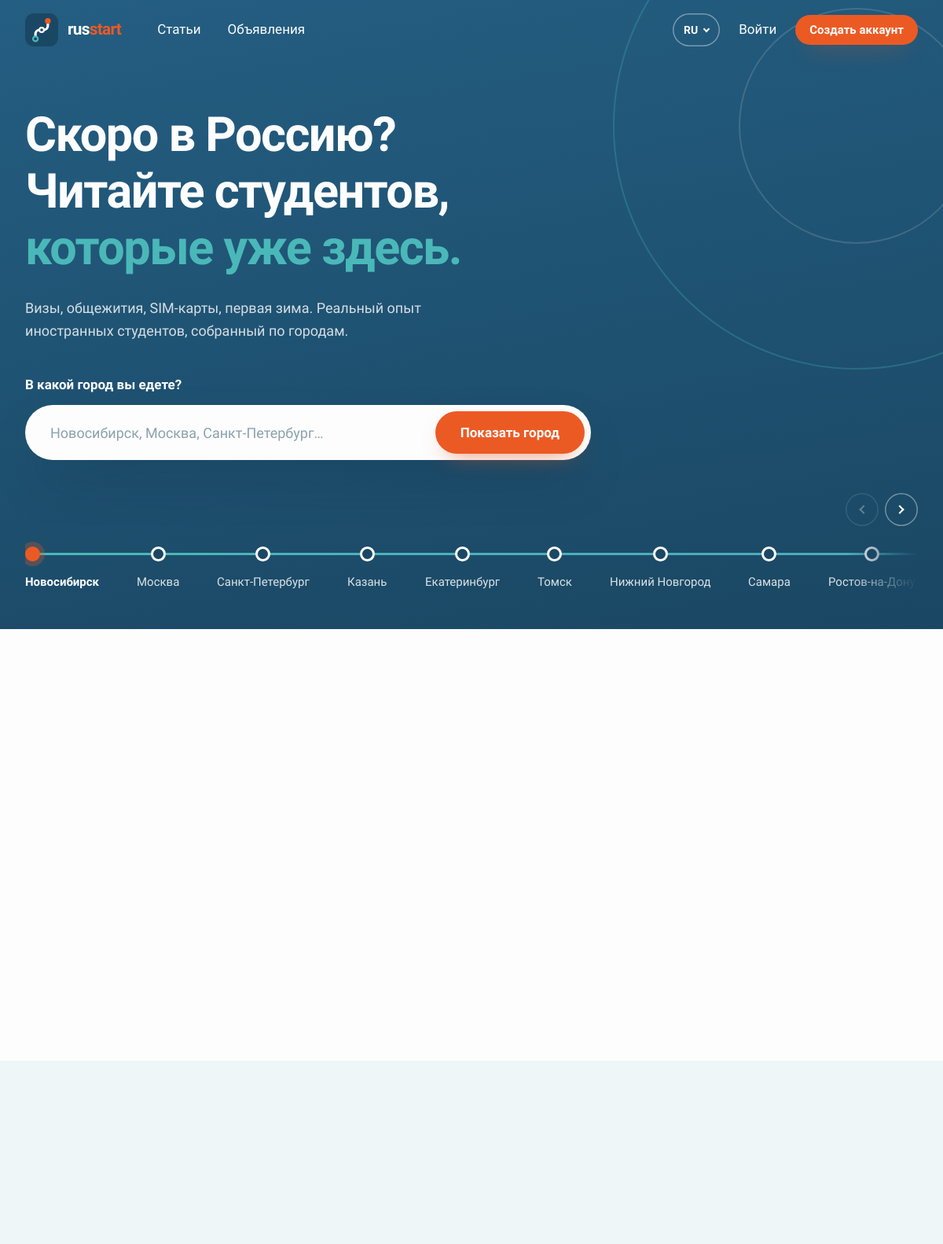
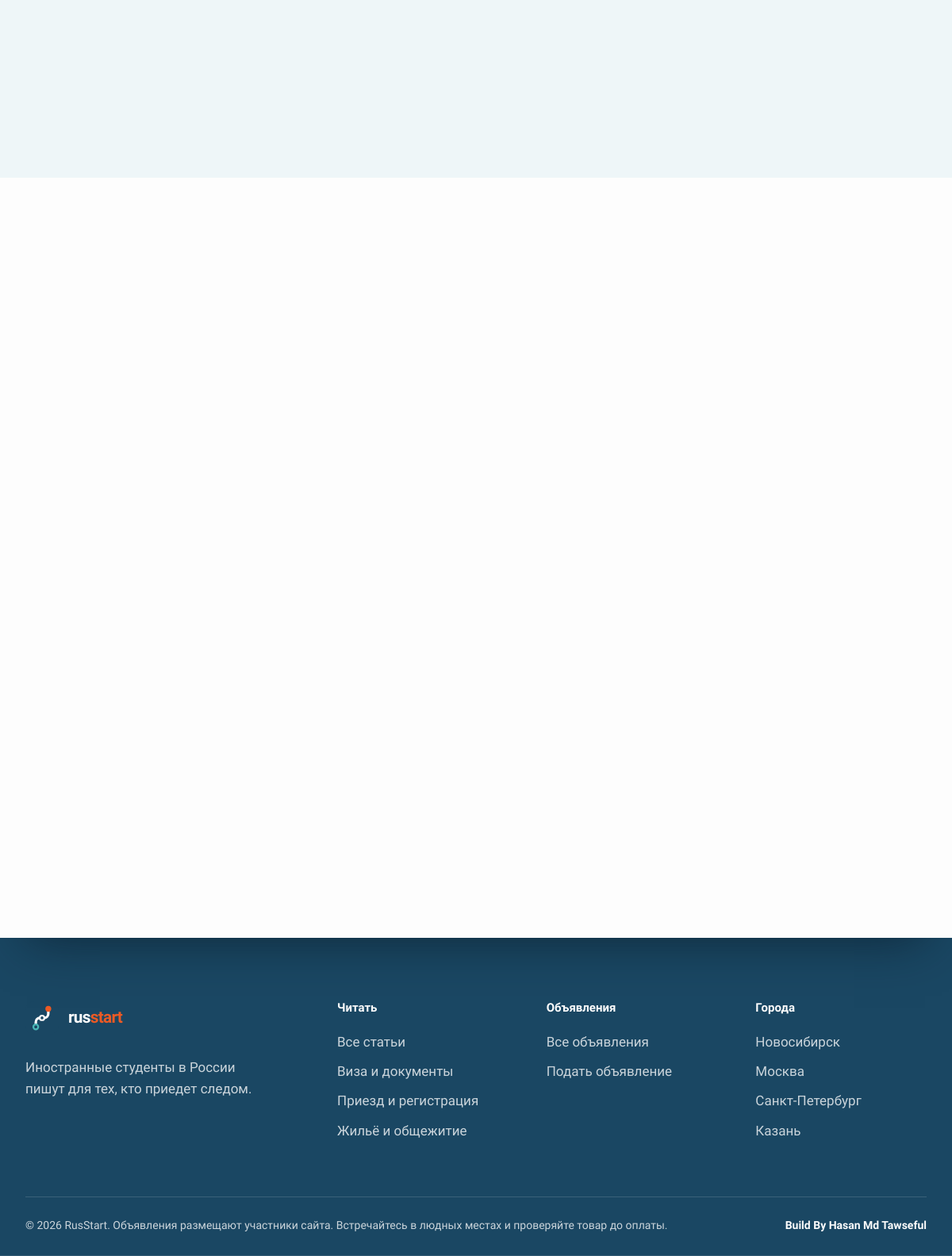
Page /ru/ on the committed database (2 pictures, top to bottom).
### tables this page shows
CREATE TABLE IF NOT EXISTS cities (
    id         INT UNSIGNED AUTO_INCREMENT PRIMARY KEY,
    name       VARCHAR(80)  NOT NULL,
    name_ru    VARCHAR(80)  NULL,
    slug       VARCHAR(100) NOT NULL UNIQUE,
    is_default TINYINT(1)   NOT NULL DEFAULT 0,
    created_at TIMESTAMP    NOT NULL DEFAULT CURRENT_TIMESTAMP
);

CREATE TABLE IF NOT EXISTS categories (
    id         INT UNSIGNED AUTO_INCREMENT PRIMARY KEY,
    type       ENUM('article','ad') NOT NULL,
    name       VARCHAR(80)  NOT NULL,
    name_ru    VARCHAR(80)  NULL,
    slug       VARCHAR(100) NOT NULL,
    is_default TINYINT(1)   NOT NULL DEFAULT 0,
    created_at TIMESTAMP    NOT NULL DEFAULT CURRENT_TIMESTAMP,
    UNIQUE KEY uq_type_slug (type, slug)
);

### app/helpers.php (called while the page is built, shortened)
<?php
function e($value): string
{
    return htmlspecialchars((string) $value, ENT_QUOTES, 'UTF-8');
}
function url(string $path = ''): string
{
    return BASE_URL . (LANG === 'ru' ? '/ru' : '') . '/' . ltrim($path, '/');
}
function base_url(string $path = ''): string
{
    return BASE_URL . '/' . ltrim($path, '/');
}
function asset(string $path): string
{
    $file = ROOT . '/assets/' . $path;
    return base_url('assets/' . $path) . '?v=' . (is_file($file) ? filemtime($file) : 1);
}
function render(string $view, array $data = []): void
{
    extract($data);
    require ROOT . "/app/views/$view.php";
    $content = ob_get_clean();
    require ROOT . '/app/views/layout.php';
}
function all_cities(): array
{
    global $config;
    static $rows = null;
    return $rows ??= q('SELECT c.id, ' . name_sql('c') . ' AS name, c.slug FROM cities c
                        ORDER BY c.slug = ? DESC, c.is_default DESC, IF(c.is_default, c.id, 0), name',
        [$config['main_city']])->fetchAll();
}
function all_categories(string $type): array
{
    return q('SELECT k.id, ' . name_sql('k') . ' AS name, k.slug FROM categories k
              WHERE k.type = ? ORDER BY k.is_default DESC, IF(k.is_default, k.id, 0), name', [$type])->fetchAll();
}

### app/pages/home.php (called while the page is built)
<?php
$articles = find_posts('articles', [], 5);
$ads = find_posts('ads', [], 6);
$topics = q("SELECT " . name_sql('k') . " AS name, k.slug, COUNT(a.id) AS total
             FROM categories k LEFT JOIN articles a ON a.category_id = k.id
             WHERE k.type = 'article'
             GROUP BY k.id ORDER BY k.is_default DESC, total DESC, k.id LIMIT 13")->fetchAll();
render('home', [
    'title'    => t('Student guides and marketplace for life in Russia'),
    'articles' => $articles,
    'ads'      => $ads,
    'topics'   => $topics,
    'stations' => all_cities(),
    'bodyClass' => 'is-home',
]);

### app/i18n.php (called while the page is built, shortened)
<?php
function t(string $text, ...$args): string
{
    $text = $GLOBALS['strings'][$text] ?? $text;
    return $args ? vsprintf($text, $args) : $text;
}
function et(string $text, ...$args): string
{
    return htmlspecialchars(t($text, ...$args), ENT_QUOTES, 'UTF-8');
}
function name_sql(string $alias): string
{
    return LANG === 'ru' ? "COALESCE(NULLIF($alias.name_ru, ''), $alias.name)" : "$alias.name";
}

### app/db.php (called while the page is built)
<?php
function db(): PDO
{
    static $pdo = null;
    if ($pdo === null) {
        global $config;
        $d = $config['db'];
        $dsn = "mysql:host={$d['host']};port={$d['port']};dbname={$d['name']};charset=utf8mb4";
        try {
            $pdo = new PDO($dsn, $d['user'], $d['pass'], [
                PDO::ATTR_ERRMODE            => PDO::ERRMODE_EXCEPTION,
                PDO::ATTR_DEFAULT_FETCH_MODE => PDO::FETCH_ASSOC,
                PDO::ATTR_EMULATE_PREPARES   => false,
            ]);
        } catch (PDOException $e) {
            http_response_code(500);
            $detail = $config['debug'] ? htmlspecialchars($e->getMessage()) : '';
            exit("<h1>Database is not reachable</h1><p>Check that MySQL is running and the settings in config/config.php are correct.</p><p>$detail</p>");
        }
    }
    return $pdo;
}
function q(string $sql, array $params = []): PDOStatement
{
    $st = db()->prepare($sql);
    $st->execute($params);
    return $st;
}

### config/config.php (called while the page is built, shortened)
<?php
$config = [
    'app_name' => 'RusStart',
    'main_city' => 'novosibirsk',
    'db' => [
        'host' => '127.0.0.1',
        'port' => 3307,
        'name' => 'russtart',
        'user' => 'root',
        'pass' => '',
    ],
    'google' => [
        'client_id'     => '',
        'client_secret' => '',
    ],
    'debug' => true,
    'universities' => [
        'Lomonosov Moscow State University (MSU)',
        'HSE University',
        'RUDN University',
        'Bauman Moscow State Technical University',
        'Moscow Institute of Physics and Technology (MIPT)',
        'Sechenov University',
        'Pirogov Russian National Research Medical University',
        'MGIMO University',
        'Saint Petersburg State University (SPbU)',
        'ITMO University',
        'Peter the Great St. Petersburg Polytechnic University',
        'Kazan Federal University (KFU)',
        'Kazan State Medical University',
        'Novosibirsk State University (NSU)',
        'Tomsk State University (TSU)',
        'Tomsk Polytechnic University (TPU)',
        'Ural Federal University (UrFU)',
        'Lobachevsky University (UNN)',
        'Samara University',
        'Southern Federal University',
        'Kursk State Medical University',
        'Far Eastern Federal University (FEFU)',
        'Immanuel Kant Baltic Federal University',
        'Belgorod State University',
        'Voronezh State University',
    ],
];
$local = __DIR__ . '/config.local.php';
return $config;

### app/bootstrap.php (called while the page is built, shortened)
<?php
$config = require ROOT . '/config/config.php';
require ROOT . '/app/db.php';
require ROOT . '/app/helpers.php';
require ROOT . '/app/i18n.php';
require ROOT . '/app/auth.php';

### app/auth.php (called while the page is built, shortened)
<?php
function current_user(): ?array
{
    static $user = false;
    if ($user === false) {
        $user = null;
    }
    return $user;
}

### app/views/home.php (the view, shortened to what this page needs)
<?php $cityNames = array_column(all_cities(), 'name'); ?>
<section class="hero">
    <div class="wrap hero-inner">
        <h1 class="hero-title">
            <span class="line"><span><?= et('Landing in Russia soon?') ?></span></span>
            <span class="line"><span><?= et('Read the students') ?></span></span>
            <span class="line"><span><?= et('who got there first.') ?></span></span>
        </h1>
        <p class="hero-lead"><?= et('Visas, dormitories, SIM cards, the first winter. Real experience from international students, sorted by the city you are going to.') ?></p>
        <form class="hero-search" method="get" action="<?= url('go') ?>" role="search">
            <label for="hero-city"><?= et('Which city are you going to?') ?></label>
            <div class="hero-search-row">
                <div class="suggest" data-suggest='<?= e(json_encode($cityNames, JSON_UNESCAPED_UNICODE)) ?>'>
                    <input id="hero-city" type="text" name="q" placeholder="<?= e(implode(', ', array_slice($cityNames, 0, 3))) ?>…" autocomplete="off" required>
                </div>
                <button class="btn btn-primary btn-lg" type="submit"><?= et('Show my city') ?></button>
            </div>
        </form>
        <div class="route-wrap" data-route>
            <nav class="route" aria-label="<?= et('Cities') ?>">
                <ol>
                    <?php foreach ($stations as $i => $s): ?>
                        <li style="--i: <?= min($i, 9) ?>"<?= $s['slug'] === $config['main_city'] ? ' class="is-main"' : '' ?>><a href="<?= url('city/' . $s['slug']) ?>" draggable="false"><i aria-hidden="true"></i><?= e($s['name']) ?></a></li>
                    <?php endforeach ?>
                </ol>
            </nav>
            <div class="route-arrows" hidden>
                <button type="button" data-route-prev aria-label="<?= et('Previous cities') ?>"></button>
                <button type="button" data-route-next aria-label="<?= et('More cities') ?>"></button>
            </div>
        </div>
    </div>
</section>
<section class="section">
    <div class="wrap">
    </div>
</section>
<section class="section section-tint">
</section>
<section class="section">
    <div class="wrap">
    </div>
</section>
<?php if (!current_user()): ?>
<section class="section">
    <div class="wrap">
    </div>
</section>
<?php endif ?>

### index.php (shortened to what this page needs)
<?php
require __DIR__ . '/app/bootstrap.php';
$path = ROUTE_PATH;
$slug = '([a-z0-9][a-z0-9-]*)';
$routes = [
    '#^/$#'                           => 'home',
    '#^/go$#'                         => 'go',
    '#^/language/(en|ru)$#'           => 'lang',
    '#^/login$#'                      => 'login',
    '#^/register$#'                   => 'register',
    '#^/logout$#'                     => 'logout',
    '#^/auth/google$#'                => 'google',
    '#^/auth/google/callback$#'       => 'google_callback',
    '#^/complete-profile$#'           => 'complete_profile',
    '#^/me$#'                         => 'me',
    '#^/articles$#'                   => 'articles',
    '#^/articles/new$#'               => 'article_form',
    "#^/articles/$slug/edit$#"        => 'article_form',
    "#^/articles/$slug/delete$#"      => 'article_delete',
    "#^/articles/$slug$#"             => 'article_show',
    '#^/market$#'                     => 'market',
    '#^/market/new$#'                 => 'ad_form',
    "#^/market/$slug/edit$#"          => 'ad_form',
    "#^/market/$slug/delete$#"        => 'ad_delete',
    "#^/market/$slug$#"               => 'ad_show',
    "#^/city/$slug$#"                 => 'city',
];
foreach ($routes as $pattern => $page) {
    if (preg_match($pattern, $path, $m)) {
        require ROOT . "/app/pages/$page.php";
        exit;
    }
}

### app/views/layout.php (shortened to what this page needs)
<?php
$me = current_user();
$here = ROUTE_PATH;
$nav = fn(string $prefix) => str_starts_with($here, $prefix) ? ' aria-current="page"' : '';
$footerTopics = array_slice(all_categories('article'), 0, 3);
?>
<!doctype html>
<html lang="<?= LANG ?>">
<head>
    <link rel="stylesheet" href="<?= asset('css/app.css') ?>">
</head>
<body class="<?= e($bodyClass ?? '') ?>">
<header class="site-header" data-header>
    <div class="wrap header-row">
        <nav class="site-nav" id="site-nav" data-nav>
            <ul class="nav-links">
                <li><a href="<?= url('articles') ?>"<?= $nav('/articles') ?>><?= et('Articles') ?></a></li>
                <li><a href="<?= url('market') ?>"<?= $nav('/market') ?>><?= et('Marketplace') ?></a></li>
            </ul>
            <div class="nav-actions">
                <div class="menu lang" data-menu>
                    <button class="lang-btn" type="button" aria-expanded="false" aria-haspopup="true" data-menu-btn>
                        <span class="sr"><?= et('Language') ?>: </span><?= strtoupper(LANG) ?>
                    </button>
                </div>
                <?php if ($me): ?>
                    <a class="btn btn-ghost btn-sm" href="<?= url('market/new') ?>"><?= et('Post an ad') ?></a>
                    <a class="btn btn-primary btn-sm" href="<?= url('articles/new') ?>"><?= et('Write an article') ?></a>
                    <div class="menu account" data-menu>
                        <button class="avatar" type="button" aria-expanded="false" aria-haspopup="true" data-menu-btn>
                            <span class="sr"><?= et('Account menu') ?> </span><?= e(initials($me['name'])) ?>
                        </button>
                        <div class="menu-panel" data-menu-panel>
                            <p class="menu-who"><strong><?= e($me['name']) ?></strong><span>@<?= e($me['username']) ?></span></p>
                            <a href="<?= url('me') ?>"><?= et('My posts') ?></a>
                            <?php if ($me['city_slug']): ?>
                                <a href="<?= url('city/' . $me['city_slug']) ?>"><?= e($me['city_name']) ?></a>
                            <?php endif ?>
                            <form method="post" action="<?= url('logout') ?>">
                                <?= csrf_field() ?>
                                <button type="submit"><?= et('Log out') ?></button>
                            </form>
                        </div>
                    </div>
                <?php else: ?>
                    <a class="nav-login" href="<?= url('login') ?>"><?= et('Log in') ?></a>
                    <a class="btn btn-primary btn-sm" href="<?= url('register') ?>"><?= et('Create account') ?></a>
                <?php endif ?>
            </div>
        </nav>
    </div>
</header>
<main id="main">
<?= $content ?>
</main>
<footer class="site-footer">
    <div class="wrap footer-grid">
        <div class="footer-about">
            <p><?= et('Written by international students in Russia for the ones arriving next.') ?></p>
        </div>
        <nav aria-label="<?= et('Read') ?>">
            <h2><?= et('Read') ?></h2>
            <a href="<?= url('articles') ?>"><?= et('All articles') ?></a>
            <?php foreach ($footerTopics as $topic): ?>
                <a href="<?= url('articles?category=' . $topic['slug']) ?>"><?= e($topic['name']) ?></a>
            <?php endforeach ?>
        </nav>
        <nav aria-label="<?= et('Marketplace') ?>">
            <h2><?= et('Marketplace') ?></h2>
            <a href="<?= url('market') ?>"><?= et('All advertisements') ?></a>
            <a href="<?= url('market/new') ?>"><?= et('Post an ad') ?></a>
        </nav>
        <nav aria-label="<?= et('Cities') ?>">
            <h2><?= et('Cities') ?></h2>
            <?php foreach (array_slice(all_cities(), 0, 4) as $c): ?>
                <a href="<?= url('city/' . $c['slug']) ?>"><?= e($c['name']) ?></a>
            <?php endforeach ?>
        </nav>
    </div>
    <div class="wrap footer-base">
        <p>&copy; <?= date('Y') ?> RusStart. <?= et('Advertisements are posted by members; meet in public places and check items before paying.') ?></p>
        <p class="footer-credit">Build By Hasan Md Tawseful</p>
    </div>
</footer>
</body>
</html>

### rows in the picture
cities: min($i, 9) 0 (drawn), name "Новосибирск"
cities: min($i, 9) 1 (drawn), name "Москва"
cities: min($i, 9) 2 (drawn), name "Санкт-Петербург"
cities: min($i, 9) 3 (drawn), name "Казань"
cities: min($i, 9) 4 (drawn), name "Екатеринбург"
cities: min($i, 9) 5 (drawn), name "Томск"
cities: min($i, 9) 6 (drawn), name "Нижний Новгород"
cities: min($i, 9) 7 (drawn), name "Самара"
cities: min($i, 9) 8 (drawn), name "Ростов-на-Дону"
categories: name "Виза и документы"
categories: name "Приезд и регистрация"
categories: name "Жильё и общежитие"
